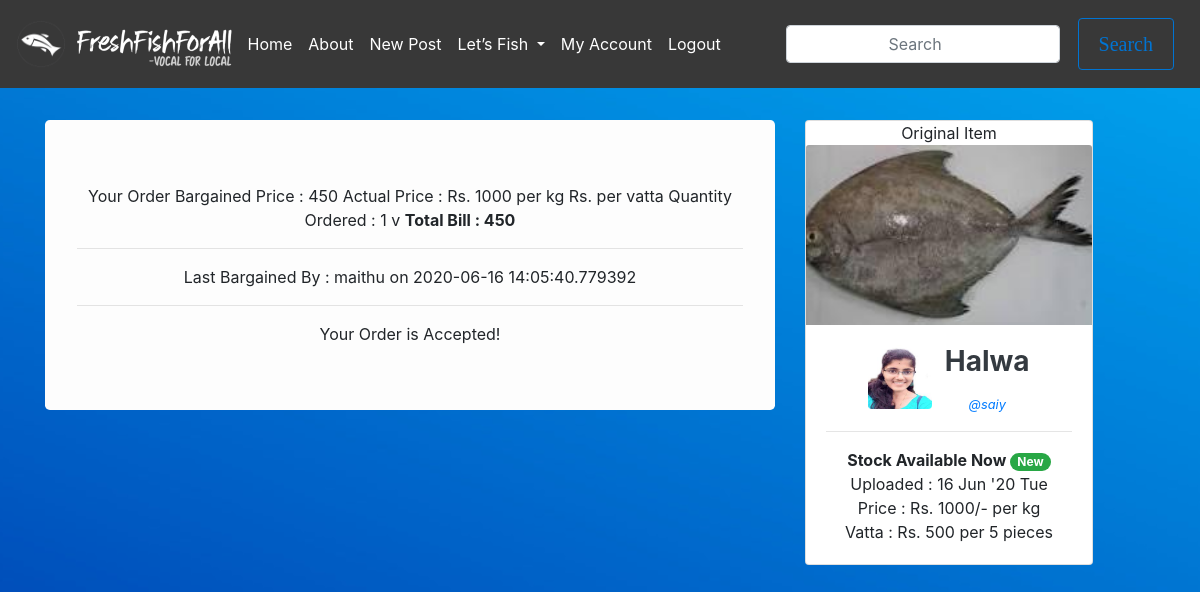
The app's page /order?order=1 (signed in) with its own data.
### flaskblog/models.py (models this page shows, shortened)
class Order(db.Model):
    id               = db.Column(db.Integer, primary_key = True)
    date_placed      = db.Column(db.DateTime, index=True, nullable=False, default=datetime.utcnow)
    date_of_delivery = db.Column(db.DateTime, index=True, nullable=False, default=datetime.utcnow)
    bargained_price  = db.Column(db.Integer)
    quantity         = db.Column(db.Integer)
    unit             = db.Column(db.String(20), nullable=False) # kg,gm,v
    is_valid         = db.Column(db.Boolean, nullable=False, default=False)
    seller_id        = db.Column(db.Integer, db.ForeignKey('user.id'), nullable=False)
    buyer_id         = db.Column(db.Integer, db.ForeignKey('user.id'), nullable=False)
    seller           = db.relationship("User", foreign_keys=[seller_id])
    buyer            = db.relationship("User", foreign_keys=[buyer_id])
    last_modified_by = db.Column(db.String(20))
    last_modified_on = db.Column(db.DateTime, index=True, default=datetime.utcnow)

class Fish(db.Model):
    id          = db.Column(db.Integer, primary_key = True)
    name        = db.Column(db.String(20), nullable=False)
    upload_date = db.Column(db.DateTime, index=True, nullable=False, default=datetime.utcnow)
    image_file  = db.Column(db.String(20), nullable=False)
    price       = db.Column(db.Integer, nullable=False)
    unit        = db.Column(db.String(20), nullable=False) # kg,g
    size        = db.Column(db.String(20), nullable=False) #Small, Medium, Large
    pc_vatta    = db.Column(db.Integer)
    price_vatta = db.Column(db.Integer)
    isAvailable = db.Column(db.Boolean, nullable=False, default=False)
    orders      = db.relationship('Order', secondary=ords, backref=db.backref('fishes'), lazy='dynamic')
    seller_id   = db.Column(db.Integer, db.ForeignKey('user.id'), nullable=False)

class User(db.Model, UserMixin):
    id            = db.Column(db.Integer, primary_key = True)
    username      = db.Column(db.String(20), unique=True, nullable=False)
    fullname      = db.Column(db.String(60))
    email         = db.Column(db.String(20), unique=True)
    address       = db.Column(db.String(120))
    image_file    = db.Column(db.String(20), nullable=False, default='default.jpg')
    password      = db.Column(db.String(60), nullable=False)
    points        = db.Column(db.Integer)
    posts         = db.relationship('Post', backref='post_author', lazy=True)
    fishes        = db.relationship('Fish', backref='fish_seller', lazy='dynamic')
    mycarousel    = db.relationship('Mycarousel', backref='author', lazy='dynamic')
    followed = db.relationship(
        'User', secondary=followers,
        primaryjoin=(followers.c.follower_id == id),
        secondaryjoin=(followers.c.followed_id == id),
        backref=db.backref('followers', lazy='dynamic'), lazy='dynamic')

### flaskblog/routes.py (the view, shortened to what this page needs)
@app.route("/order", methods=['GET', 'POST'])
@login_required
def order():
    order  = Order.query.filter_by(id=request.args.get('order')).first()
    fish   = order.fishes[0]
    form   = BargainForm()
    accept = AcceptForm()
    if order.is_valid:
        bill = order.bargained_price*order.quantity
    return render_template("myorder.html", order=order, d=fish, bill=bill, form=form, accept=accept)

### flaskblog/forms.py
class BargainForm(FlaskForm):
    price  = IntegerField('Your Bargain Price',validators=[DataRequired()])
    submit = SubmitField('Bargain More')

class AcceptForm(FlaskForm):
    submit = SubmitField('Accept Order')

### flaskblog/models.py (called while the page is built)
@login_manager.user_loader
def load_user(user_id):
    return User.query.get(int(user_id))

### flaskblog/templates/myorder.html (shortened to what this page needs)
{% extends "layout.html" %}
{% block content %}
<br><br>
<div class="container">
    <div class="row">
        <div class="col-lg-8" >
            <div class="jumbotron bg">
                Your Order
                Bargained Price  : {{ order.bargained_price }}
                Actual Price     : Rs. {{ d.price }} per {{ d.unit }}
                Rs. {{ price_vatta }} per vatta
                Quantity Ordered : {{ order.quantity }} {{ order.unit }}
             <b>Total Bill       : {{ bill }}</b>
             <hr>
             Last Bargained By : {{ order.last_modified_by }} on {{ order.last_modified_on }}
             <hr>
              {% if order.is_valid == False %}
             <form method="POST" action="{{ url_for('accept', order=order.id) }}">
                {{ accept.hidden_tag() }}
                <fieldset class="form-group">
                        <div class="form-groupcol-lg-6" >
                            {{ accept.submit(class="btn btn-outline-primary btn-block")}}
                        </div>
                    </div>
                </fieldset>
             {% else %}
                Your Order is Accepted!
             {% endif %}
            </div>
        </div>
        <div class="col-lg-4" >
            <div class="card" style="width: 18rem;">
                Original Item
                <img class="card-img-top img-fluid" src="{{ url_for('static', filename='fish_pics/' + d.image_file) }}" alt="Card image cap" >
                <div class="card-body">
                    <div style="display:inline-block; vertical-align:top " >
                     <img src="{{ url_for('static', filename='profile_pics/' + d.fish_seller.image_file) }}" alt="64x64" class="mr-2 rounded" style="width: 64px; height: 64px;" data-holder-rendered="true">
                </div>
                <div style="display:inline-block">
                    <h3><strong class="d-block text-dark card-title">{{ d.name }}</strong></h3>
                <a href="{{ url_for('user_popup', username=d.fish_seller.username)}}"><small><i>@{{ d.fish_seller.username }}</i></small></a>
                </div>
              <hr>
              {% if d.isAvailable %}
                    <b>Stock Available Now <a href="#" class="badge badge-pill badge-success"> New</a></b> <br>
              {% else %}
                  <br>
              {% endif %}
              Uploaded : {{d.upload_date.strftime("%d") }} {{d.upload_date.strftime("%b") }} '{{ d.upload_date.strftime("%y")}} {{ d.upload_date.strftime("%a")}} <br>
              Price    : Rs. {{ d.price }}/- per {{ d.unit }} <br>
              Vatta    : Rs. {{d.price_vatta}} per {{d.pc_vatta}} pieces
            </div>
        </div>
    </div>
</div>
{% endblock content %}

### flaskblog/static/main.css (style rules this page uses)
* { margin:0; padding:0; box-sizing: border-box; text-align: center; clear:left; }
body { justify-content: center; align-items: center; text-align: center; min-height: 100vh; clear:left; }
.card-img-top { width: 100%; height: 15vw; object-fit: cover; }
.bg { background-color: rgb(253, 253, 253) ; }
body { margin:0;height:2000px; }

### records on screen
Order: bargained_price "450", quantity "1", unit "v", last_modified_by "maithu", last_modified_on "2020-06-16 14:05:40.779392"
Fish: price "1000", unit "kg", image_file (picture), name "Halwa", upload_date "16", upload_date "Jun", upload_date "20", upload_date "Tue", price_vatta "500", pc_vatta "5"
User: image_file (picture), fish_seller.username "saiy"

### other values on screen
{{ bill }} "450"
